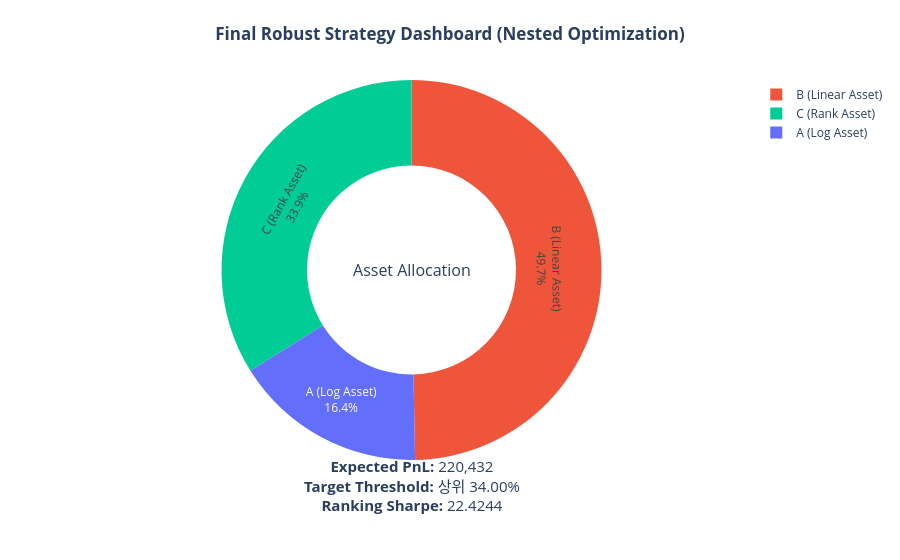

Notebook code for this chart:
### Markdown cell above
---
## Section 3: Grid Search & Final Allocation

Grid search over (α, β, z) with risk-adjusted target function:
```
Target(α, β) = P&L*(α, β) / (α_risk × β_risk)
```
where α_risk and β_risk measure sensitivity to 0.1-unit perturbations in the Beta parameters.

### Code cell
import numpy as np
from scipy.optimize import minimize_scalar
from scipy.stats import beta
import plotly.graph_objects as go

##################################
# A×B optimization (Research × Scale)
##################################

def get_max_ab(z):

    remaining = 100 - z

    if remaining <= 0:
        return 0, 0, 0

    def objective(x):

        y = remaining - x

        A = 200000 * np.log(1 + x) / np.log(101)
        B = 0.07 * y

        return -(A * B)

    res = minimize_scalar(
        objective,
        bounds=(0, remaining),
        method='bounded'
    )

    opt_x = res.x
    opt_y = remaining - opt_x

    return -res.fun, opt_x, opt_y


##################################
# Full PnL
##################################

def get_full_pnl(z, alpha, beta_param):

    ab_val, x, y = get_max_ab(z)

    rank_p = beta.cdf(
        z / 100,
        alpha,
        beta_param
    )

    C_score = 0.1 + 0.8 * rank_p

    pnl = ab_val * C_score

    return pnl


##################################
# Robust Objective
##################################

def robust_objective(z, alpha, beta_param):

    z = float(z)

    base = get_full_pnl(
        z,
        alpha,
        beta_param
    )

    delta = 0.2

    # alpha risk
    pnl_a_plus = get_full_pnl(
        z,
        alpha + delta,
        beta_param
    )

    pnl_a_minus = get_full_pnl(
        z,
        alpha - delta,
        beta_param
    )

    avg_a = (pnl_a_plus + pnl_a_minus) / 2

    alpha_risk = abs(
        base - avg_a
    )

    # beta risk
    pnl_b_plus = get_full_pnl(
        z,
        alpha,
        beta_param + delta
    )

    pnl_b_minus = get_full_pnl(
        z,
        alpha,
        beta_param - delta
    )

    avg_b = (pnl_b_plus + pnl_b_minus) / 2

    beta_risk = abs(
        base - avg_b
    )

    denom = (
        alpha_risk *
        beta_risk +
        1e-9
    )

    score = base / denom

    return -score


##################################
# Run
##################################

alpha = 2
beta_param = 5.0

res = minimize_scalar(
    robust_objective,
    bounds=(0, 60),
    args=(alpha, beta_param),
    method='bounded'
)

opt_z = res.x


##################################
# Compute result
##################################

ab_val, opt_x, opt_y = get_max_ab(opt_z)

rank_p = beta.cdf(
    opt_z / 100,
    alpha,
    beta_param
)

C_score = 0.1 + 0.8 * rank_p

final_pnl = ab_val * C_score

threshold_pct = (1 - rank_p) * 100


##################################
# Print output
##################################

print("----- ROBUST RESULT -----")

print(f"A ≈ {opt_x:.2f}%")
print(f"B ≈ {opt_y:.2f}%")
print(f"C ≈ {opt_z:.2f}%")

print(f"C Score ≈ {C_score:.4f}")

print(f"Expected PnL ≈ {final_pnl - 50000:,.0f}")

print(f"Target Threshold ≈ top {threshold_pct:.2f}%")


##################################
# Ranking Sharpe (display)
##################################

base = final_pnl

delta = 0.2

pnl_a_plus = get_full_pnl(opt_z, alpha+delta, beta_param)
pnl_a_minus = get_full_pnl(opt_z, alpha-delta, beta_param)

pnl_b_plus = get_full_pnl(opt_z, alpha, beta_param+delta)
pnl_b_minus = get_full_pnl(opt_z, alpha, beta_param-delta)

risk = np.std([
    pnl_a_plus,
    pnl_a_minus,
    pnl_b_plus,
    pnl_b_minus
])

ranking_sharpe = base / (risk + 1e-9)


##################################
# Plotly Donut Chart
##################################

fig = go.Figure()

fig.add_trace(
    go.Pie(
        labels=[
            "A (Log Asset)",
            "B (Linear Asset)",
            "C (Rank Asset)"
        ],

        values=[
            opt_x,
            opt_y,
            opt_z
        ],

        hole=0.55,

        textinfo="label+percent",

        marker=dict(
            colors=[
                "#636EFA",  # A
                "#EF553B",  # B
                "#00CC96"   # C
            ]
        )
    )
)

##################################
# Center text
##################################

fig.add_annotation(
    text="Asset Allocation",
    x=0.5,
    y=0.5,
    showarrow=False,
    font=dict(size=16)
)

##################################
# Bottom metric text
##################################

metric_text = (
    f"<b>Expected P&L:</b> {final_pnl - 50000:,.0f}<br>"
    f"<b>Target Threshold:</b> top {threshold_pct:.2f}%<br>"
    f"<b>Ranking Sharpe:</b> {ranking_sharpe:.4f}"
)

fig.add_annotation(
    text=metric_text,
    x=0.5,
    y=-0.15,
    showarrow=False,
    align="center",
    font=dict(size=15)
)

##################################
# Layout
##################################

fig.update_layout(

    title=dict(
        text="<b>Final Robust Strategy Dashboard (Nested Optimization)</b>",
        x=0.5
    ),

    showlegend=True,

    margin=dict(
        t=80,
        b=100
    )
)

fig.show()

### Figure 1 — Plotly figure (JSON) as saved in the notebook; plotly's stock layout.template omitted (floating-point values rounded to 4 significant figures)
{"data": [{"hole": 0.55, "labels": ["A (Log Asset)", "B (Linear Asset)", "C (Rank Asset)"], "marker": {"colors": ["#636EFA", "#EF553B", "#00CC96"]}, "textinfo": "label+percent", "type": "pie", "values": [16.4, 49.7, 33.9]}], "layout": {"annotations": [{"font": {"size": 16}, "showarrow": false, "text": "Asset Allocation", "x": 0.5, "y": 0.5}, {"align": "center", "font": {"size": 15}, "showarrow": false, "text": "<b>Expected PnL:</b> 220,432<br><b>Target Threshold:</b> 상위 34.00%<br><b>Ranking Sharpe:</b> 22.4244", "x": 0.5, "y": -0.15}], "margin": {"b": 100, "t": 80}, "showlegend": true, "title": {"text": "<b>Final Robust Strategy Dashboard (Nested Optimization)</b>", "x": 0.5}}}
